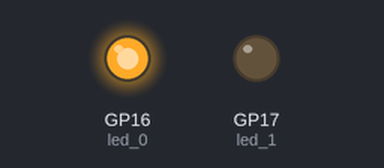
A program run on a simulated Raspberry Pi Pico running MicroPython. Parts: output pins drawn as LEDs (lit = HIGH). Threads take turns every 2 ms; what the program prints to the serial console is not drawn.

Above: at 0.1 s.
Timing chart, 0 to 1.6 s (numbered marks = the images above):
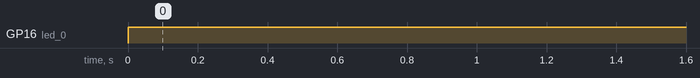

Measured:
- by itself, GP16 (led_0): LOW → HIGH at 0.00 s

The program:

S15_Dual_Cores.py
```python
# File: main.py
# Author: Armstrong Subero
# Platform: Raspberry Pi Pico (RP2040) with MicroPython
# Program: S15_Dual_Cores
# Interpreter: MicroPython (latest version)
# Program Version: 1.0
#
# Program Description: This program allows the Raspberry Pi Pico to
#                      demonstrate dual core usage
#
# Hardware Description: LEDs are connected to pins 16 and 17
#
# Created: August 22nd, 2024, 11:30 PM
# Last Updated: August 22nd, 2024, 11:20 PM

from machine import Pin
import utime  # Access internal clock of Raspberry Pi Pico
import _thread  # To access threading function

# Declaring LED objects
led_0 = Pin(16, Pin.OUT)  # LED object for core_0
led_1 = Pin(17, Pin.OUT)  # LED object for core_1

# Creating semaphore lock
spLock = _thread.allocate_lock()

# Function to run on core 1
def core1_task():
    while True:
        spLock.acquire()  # Acquiring semaphore lock
        print("Message from core_1")
        led_1.value(1)  # Turn on LED on pin 17
        utime.sleep(0.5)  # 0.5 second delay
        led_1.value(0)  # Turn off LED on pin 17
        spLock.release()  # Release semaphore lock

# Start the core 1 task in a new thread
_thread.start_new_thread(core1_task, ())

# Main loop running on core 0
while True:
    spLock.acquire()  # Acquiring semaphore lock
    print("Message from core_0")
    led_0.value(1)  # Turn on LED on pin 16
    utime.sleep(0.5)  # 0.5 second delay
    led_0.value(0)  # Turn off LED on pin 16
    spLock.release()  # Release semaphore lock
```
